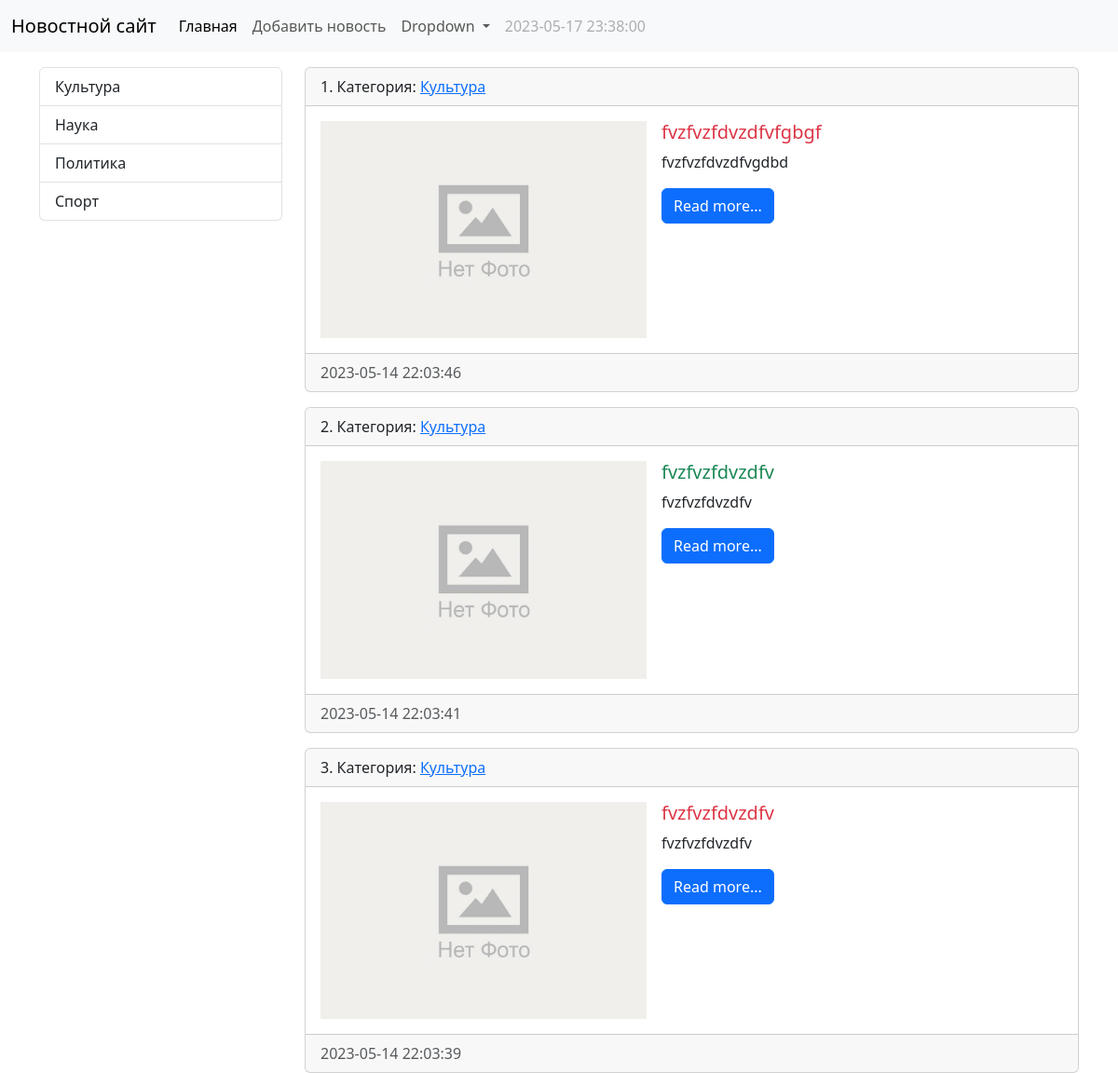
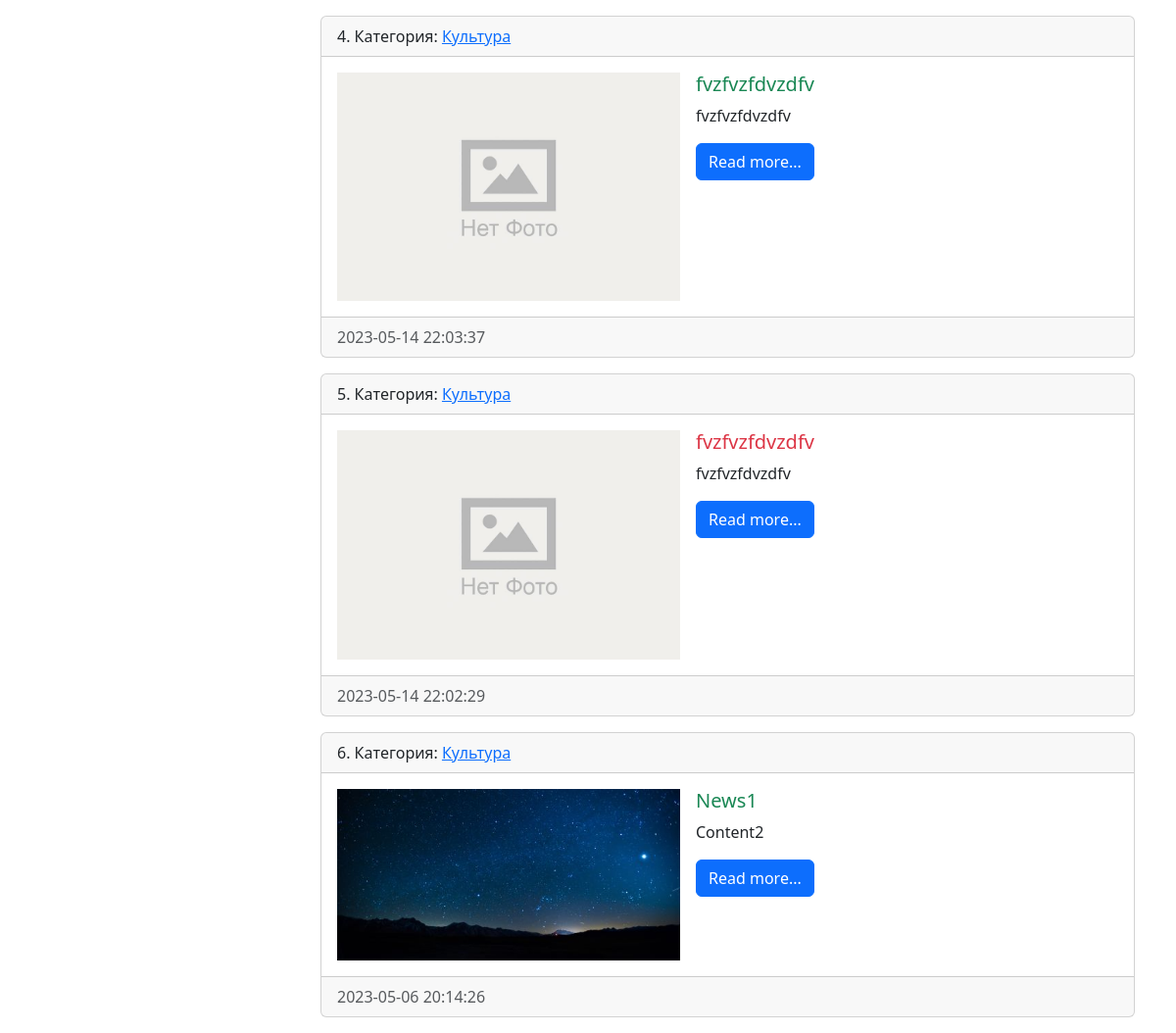
Page /category/1/ on the committed database (2 pictures, top to bottom).
### news/models.py (models this page shows, shortened)
class Category(models.Model):
    title = models.CharField(
        max_length=150,
        db_index=True,
        verbose_name='Наименование категории')
    def get_absolute_url(self):
        return reverse('category', kwargs={'category_id': self.pk})
    def __str__(self):
        return self.title
    class Meta:
        verbose_name = 'Категория'
        verbose_name_plural = 'Категории'
        ordering = ['title']

class News(models.Model):
    title = models.CharField(
        max_length=150,
        verbose_name='Наименование')
    content = models.TextField(
        blank=True,
        verbose_name='Контент')
    created_at = models.DateTimeField(
        auto_now_add=True,
        verbose_name='Дата создания')
    updated_at = models.DateTimeField(
        auto_now=True,
        verbose_name='Дата последнего обновления')
    photo = models.ImageField(
        upload_to='photos/%Y/%m/%d/',
        verbose_name='Картинка',
        blank=True)
    id_published = models.BooleanField(
        default=True,
        verbose_name='Опубликовано')
    category = models.ForeignKey(
        'Category',
        verbose_name='Категория',
        on_delete=models.PROTECT,)
    def get_absolute_url(self):
        return reverse('view_news', kwargs={'news_id': self.pk})
    class Meta:
        verbose_name = 'Новость'
        verbose_name_plural = 'Новости'
        ordering = ['-created_at']

### news/views.py (the view)
# urls.py: path('category/<int:category_id>/', get_category, name='category'),
def get_category(request, category_id):
    news = News.objects.filter(category_id=category_id)
    category = Category.objects.get(pk=category_id)
    context = {
        'title': 'Список новостей',
        'news': news,
        'category': category,
    }
    return render(request, template_name='news/category.html', context=context)

### news/templatetags/news_tags.py (called while the page is built)
@register.simple_tag(name='get_list_categories')
def get_categories():
    return Category.objects.all()

### news/templates/news/category.html (shortened to what this page needs)
{% extends 'base.html' %}
{% block sidebar %}
{% include 'inc/_sidebar.html' %}
{% endblock %}
{% block content %}
{% for item in news %}
<div class="card mb-3">
    <div class="card-header">
        {{ forloop.counter }}. Категория:
        <a href="{{ item.category.get_absolute_url }}">
            {{ item.category|capfirst }}
        </a>
    </div>
    <div class="card-body">
        <div class="d-flex">
            <div class="me-3">
                {% if item.photo %}
                <img src="{{ item.photo.url }}" alt="{{ item.photo.name }}" width="350" class="mr-3">
                {% else %}
                <img src="/media/photos/no-photo.jpg" alt="Фотки нет" width="350" class="mr-3">
                {% endif %}
            </div>
            <div class="">
                <h5 class="card-title {% cycle 'text-danger' 'text-success' %}">{{ item.title }}
                </h5>
                {% autoescape off %}
                <div class="card-text">
                    {{ item.content|safe|linebreaks|truncatewords:40 }}
                </div>
                {% endautoescape %}
                <a href="{{ item.get_absolute_url }}" class="btn btn-primary">Read more...</a>
            </div>
        </div>
    </div>
    <div class="card-footer text-body-secondary">
        {{ item.created_at|date:"Y-m-d H:i:s" }}
    </div>
</div>
{% empty %}
<h2>Новостей нет</h2>
{% endfor %}
{% endblock %}

### templates/inc/_sidebar.html (shortened to what this page needs)
{% load news_tags %}
<div class="list-group">
    {% get_list_categories as categories %}
    {% for item in categories %}
    <a href="{{ item.get_absolute_url }}" class="list-group-item list-group-item-action">
        {{ item.title }}
    </a>
    {% endfor %}
</div>
<br>

### rows in the picture
Category: title "Культура"
Category: title "Наука"
Category: title "Политика"
Category: title "Спорт"
News: category "Культура", title "fvzfvzfdvzdfvfgbgf", content "fvzfvzfdvzdfvgdbd", created_at "2023-05-14 22:03:46"
News: category "Культура", title "fvzfvzfdvzdfv", content "fvzfvzfdvzdfv", created_at "2023-05-14 22:03:41"
News: category "Культура", title "fvzfvzfdvzdfv", content "fvzfvzfdvzdfv", created_at "2023-05-14 22:03:39"
News: category "Культура", title "fvzfvzfdvzdfv", content "fvzfvzfdvzdfv", created_at "2023-05-14 22:03:37"
News: category "Культура", title "fvzfvzfdvzdfv", content "fvzfvzfdvzdfv", created_at "2023-05-14 22:02:29"
News: category "Культура", photo (picture), title "News1", content "Content2", created_at "2023-05-06 20:14:26"
